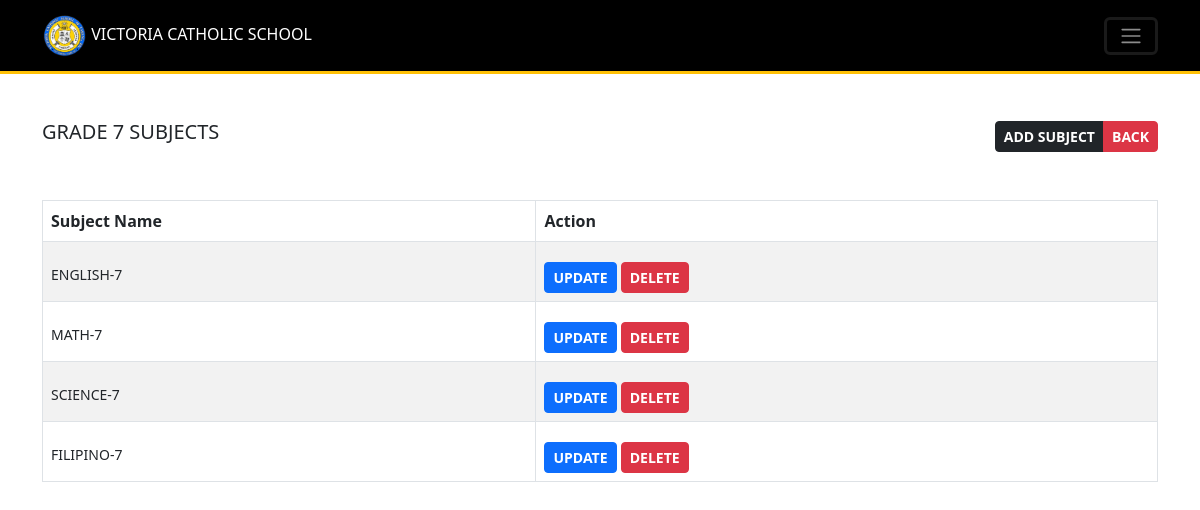
Screenshot of /Resources/views/admin/view_subjects.php?id=7 (signed in) with the database file from the repository.
### tables this page shows
CREATE TABLE `subjects` (
  `id` int(11) NOT NULL,
  `name` varchar(255) DEFAULT NULL,
  `grade` enum('7','8','9','10') DEFAULT NULL,
  `created_at` timestamp NOT NULL DEFAULT current_timestamp(),
  `updated_at` timestamp NOT NULL DEFAULT current_timestamp() ON UPDATE current_timestamp()
);

### Backend-routes/admin/includes_get_specific_subjects_route.php (called while the page is built, shortened)
<?php
try {
    require_once $_SERVER['DOCUMENT_ROOT']."/Middleware/CheckIfAdmin.php";
    $fileName = "Location: subjects.php";
    require_once $_SERVER['DOCUMENT_ROOT']."/Backend-routes/admin/includes_user_checker_router.php";
    $stmt = $conn->prepare("SELECT * FROM subjects WHERE grade = ?");
    $stmt->bind_param("s", $accountID);
    $stmt->execute();
    $result = $stmt->get_result();
} catch (Exception $e) {
    errorSender('error '.$e->getMessage(), $fileName);
}
?>

### Resources/views/admin/view_subjects.php (the view, shortened to what this page needs)
<?php
require_once $_SERVER['DOCUMENT_ROOT']."/Middleware/CheckIfAdmin.php";
require_once $_SERVER['DOCUMENT_ROOT']."/Backend-routes/admin/includes_get_specific_subjects_route.php";
require_once "../includes/header_layout.php";
?>
<body>
    <?php
        include "includes/navbar.php";
     ?>
     <div class="container mt-5">
        <div class="d-flex justify-content-between align-items-center mb-5">
            <h5 >GRADE <?php echo $accountID ?> SUBJECTS</h5>
            <div class="btn-group">
                <a href="teacher-add.php" class="btn btn-sm fw-bold btn-dark" data-bs-toggle="modal" data-bs-target="#addModal">ADD SUBJECT</a>
                <a href="subjects.php" class="btn btn-sm btn-danger fw-bold">BACK</a>
            </div>
        </div>
           <div class="table-responsive">
              <table class="table table-bordered table-striped"  id="sectionsTable">
                <thead>
                  <tr>
                    <th scope="col">Subject Name</th>
                    <th scope="col">Action</th>
                  </tr>
                </thead>
                <tbody id="tbody-sections">
                  <?php
                  foreach($result as $row){
                    ?>
                    <tr>
                      <td>
                        <small class="text-dark">
                          <?php echo strtoupper($row['name'])."-".$accountID ?>
                        </small>
                      </td>
                      <td>
                          <a class="btn btn-sm btn-primary fw-bold" href="update_subject.php?id=<?php echo $row['id'].'&grade='.$accountID ?>">UPDATE</a>
                          <button class="btn btn-sm btn-danger fw-bold" onclick="confirmDelete('../../../Backend-routes/admin/delete_subject_route.php?id=<?php echo $row['id'].'&grade='.$accountID ?>', 'Section')">DELETE</button>
                      </td>
                    </tr>
                  <?php
                   }
                  ?>
                </tbody>
              </table>
           </div>
     </div>
</body>
<?php
	require_once "../includes/includes_scripts.php";
?>

### Resources/css/style.css (style rules this page uses)
th, td { white-space: nowrap !important; }
tr td { padding-top: 20px !important; }
table { width: 100% !important; border-top: 1px solid black; }

### rows the page displays
subjects: name "ENGLISH"
subjects: name "MATH"
subjects: name "SCIENCE"
subjects: name "FILIPINO"

### other values shown
$accountID "7"
